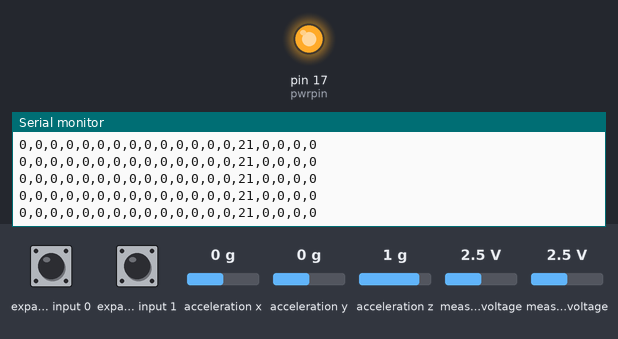
The sketch below on a simulated Arduino Uno, built with avr-gcc and run on an emulated ATmega328P. Shown: output pins drawn as LEDs (lit = HIGH), the last lines printed to the serial monitor. Wiring (inferred from the names in the program): Wii Nunchuk at I2C address 0x52. The test bench sets the inputs (shaded band); at power-on: acceleration x 0 g, measured voltage 2.5 V, acceleration z 1 g, expander input 0 HIGH, expander input 1 HIGH, acceleration y 0 g.

Above: at 1.3 s.
1.4 s: acceleration x set to -1.4 g
At 2.0 s:
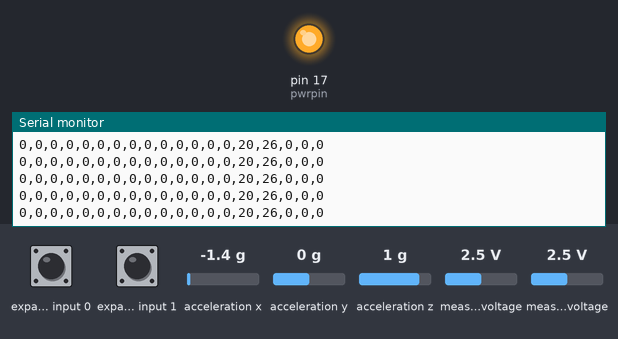
4.4 s: measured voltage (sensor 200) set to 0.1 V
At 5.3 s:
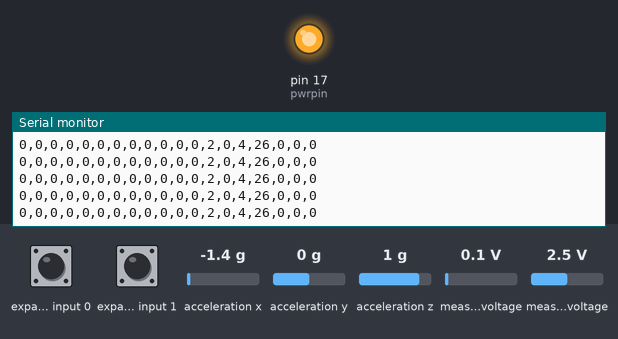
7.4 s: measured voltage (sensor 201) set to 1.2 V
At 8.5 s:
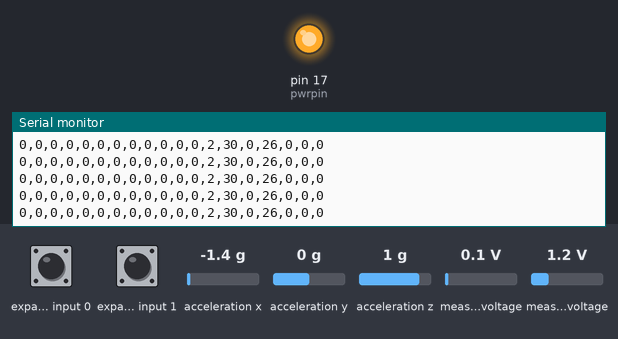
10.4 s: acceleration x set to 0 g
At 10.9 s:
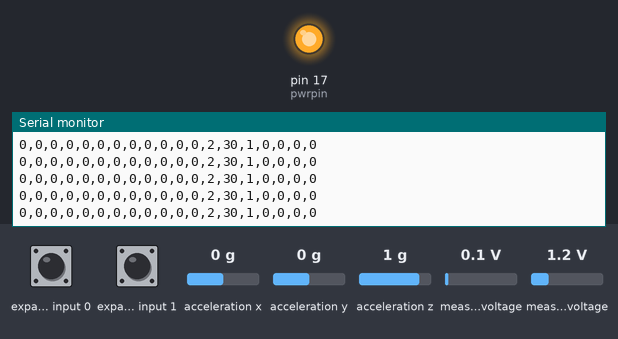
13.4 s: acceleration z set to 0 g
16.4 s: measured voltage (sensor 200) set to 1.2 V
At 17.1 s:
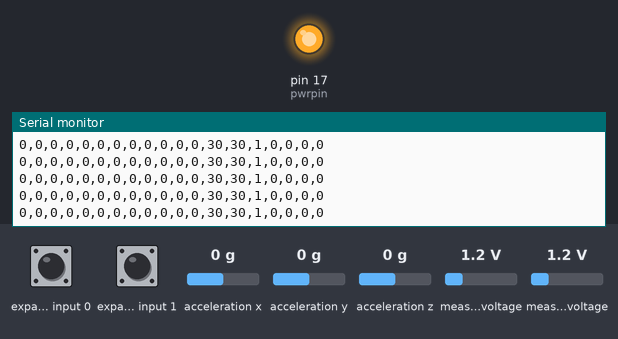

Measured:
- after the input at 1.4 s, the serial monitor: prints a new line at once (image 1)
- after the input at 4.4 s, the serial monitor: prints a new line at once (image 2)
- after the input at 7.4 s, the serial monitor: prints a new line at once (image 3)
- after the input at 10.4 s, the serial monitor: prints a new line at once (image 4)
- after the input at 16.4 s, the serial monitor: prints a new line at once (image 5)

The sketch:

WiiClassic.ino
```cpp
/*
WiiClassic Test Code

This code prints the current controller status to the serial port.
Button pressed calls poll whether the button was pressed since the last update call.
as a result, it will just briefly print the last button pressed once.

Tim Hirzel May 2008

2009/10/4 Modified Micono Utilities. (http://micono.cocolog-nifty.com)

*/


#include "Wire.h"
#include "WiiClassic.h"

WiiClassic wiiClassy = WiiClassic();
int loop_cnt=0;

void setup() {
  Wire.begin();
  Serial.begin(19200);
  nunchuck_setpowerpins();
  wiiClassy.begin();
  wiiClassy.update();
}

void loop() {
  if( loop_cnt > 20 ) { // every 20 msecs get new data
    loop_cnt = 0;

    //delay(100); // 1ms is enough to not overload the wii Classic, 100ms seems to ease the serial terminal a little
    wiiClassy.update();

    //leftShoulder
    Serial.print((byte)wiiClassy.leftShoulderPressed(),DEC);
    Serial.print(",");
    //rightShoulder
    Serial.print((byte)wiiClassy.rightShoulderPressed(),DEC);
    Serial.print(",");

    //lzPressed
    Serial.print((byte)wiiClassy.lzPressed(),DEC);
    Serial.print(",");
    //rzPressed
    Serial.print((byte)wiiClassy.rzPressed(),DEC);
    Serial.print(",");

    //leftDPressed
    Serial.print((byte)wiiClassy.leftDPressed(),DEC);
    Serial.print(",");
    //rightDPressed
    Serial.print((byte)wiiClassy.rightDPressed(),DEC);
    Serial.print(",");
    //upDPressed
    Serial.print((byte)wiiClassy.upDPressed(),DEC);
    Serial.print(",");
    //downDPressed
    Serial.print((byte)wiiClassy.downDPressed(),DEC);
    Serial.print(",");

    //xPressed
    Serial.print((byte)wiiClassy.xPressed(),DEC);
    Serial.print(",");
    //yPressed
    Serial.print((byte)wiiClassy.yPressed(),DEC);
    Serial.print(",");
    //aPressed
    Serial.print((byte)wiiClassy.aPressed(),DEC);
    Serial.print(",");
    //bPressedssed
    Serial.print((byte)wiiClassy.bPressed(),DEC);
    Serial.print(",");

    //leftStickXY
    Serial.print(wiiClassy.leftStickX(),DEC);
    Serial.print(",");
    Serial.print(wiiClassy.leftStickY(),DEC);
    Serial.print(",");

    //rightStickXY
    Serial.print(wiiClassy.rightStickX(),DEC);
    Serial.print(",");
    Serial.print(wiiClassy.rightStickY(),DEC);
    Serial.print(",");

    //selectPressed
    Serial.print((byte)wiiClassy.selectPressed(),DEC);
    Serial.print(",");
    //homePressed
    Serial.print((byte)wiiClassy.homePressed(),DEC);
    Serial.print(",");
    //startPressed
    Serial.println((byte)wiiClassy.startPressed(),DEC);
    //Serial.print(",");

  }
  loop_cnt++;
  delay(1);

}
```

WiiClassic.h
```cpp
/*
 * Wii Classic -- Use a Wii Classic Controller
 * by Tim Hirzel http://www.growdown.com
 *
 *
 * This code owes thanks to the code by these authors:
 * Tod E. Kurt, http://todbot.com/blog/
 *
 * The Wii Nunchuck reading code is taken from Windmeadow Labs
 * http://www.windmeadow.com/node/42
 *
 * and the reference document on the wii linux site:
 * http://www.wiili.org/index.php/Wiimote/Extension_Controllers/Classic_Controller
 *
 * 2009/10/04 Modified Micono Utilities.(http://micono.cocolog-nifty.com)
 *
 */

#include <Arduino.h>


#ifndef WiiClassic_h
#define WiiClassic_h

// Uses port C (analog in) pins as power & ground for Nunchuck
static void nunchuck_setpowerpins()
{
#define pwrpin PORTC3
#define gndpin PORTC2
    DDRC |= _BV(pwrpin) | _BV(gndpin);
    PORTC &=~ _BV(gndpin);
    PORTC |=  _BV(pwrpin);
    delay(100);  // wait for things to stabilize
}

class WiiClassic {
    private:
        byte cnt;
        uint8_t status[4];		// array to store wiichuck output
        byte averageCounter;
        //int accelArray[3][AVERAGE_N];  // X,Y,Z

        uint8_t buttons[2];
        uint8_t lastButtons[2];


    public:

        void begin()
        {
            Wire.begin();
            cnt = 0;
            averageCounter = 0;
            Wire.beginTransmission (0x52);	// transmit to device 0x52
            Wire.write (0x40);		// sends memory address
            Wire.write (byte(0x00));		// sends memory address
            Wire.endTransmission ();	// stop transmitting
            lastButtons[0] = 0xff;
            lastButtons[1] = 0xff;
            buttons[0] = 0xff;
            buttons[1] = 0xff;

            update();

        }


        void update() {

            Wire.requestFrom (0x52, 6);	// request data from nunchuck
            while (Wire.available ()) {
                // receive byte as an integer
                if (cnt < 4) {
                    status[cnt] = _nunchuk_decode_byte (Wire.read()); //_nunchuk_decode_byte ()
                } else {
                    lastButtons[cnt-4] = buttons[cnt-4];
                    buttons[cnt-4] =_nunchuk_decode_byte (Wire.read());
                }
                cnt++;
            }
            if (cnt > 5) {
                _send_zero(); // send the request for next bytes
                cnt = 0;
            }
        }

        byte * getRawStatus() {
            return status;
        }

        byte * getRawButtons() {
            return buttons;
        }

        boolean leftShoulderPressed() {
            return _PressedRowBit(0,5);
        }

        boolean rightShoulderPressed() {
            return _PressedRowBit(0,1);
        }

        boolean lzPressed() {
            return _PressedRowBit(1,7);
        }

        boolean rzPressed() {
            return _PressedRowBit(1,2);
        }

        boolean leftDPressed() {
            return _PressedRowBit(1,1);
        }

        boolean rightDPressed() {
            return _PressedRowBit(0,7);
        }

        boolean upDPressed() {
            return _PressedRowBit(1,0);
        }

        boolean downDPressed() {
            return _PressedRowBit(0,6);
        }

        boolean selectPressed() {
            return _PressedRowBit(0,4);
        }

        boolean homePressed() {
            return _PressedRowBit(0,3);
        }

        boolean startPressed() {
            return _PressedRowBit(0,2);
        }

        boolean xPressed() {
            return _PressedRowBit(1,3);
        }

        boolean yPressed() {
            return _PressedRowBit(1,5);
        }

        boolean aPressed() {
            return _PressedRowBit(1,4);
        }

        boolean bPressed() {
            return _PressedRowBit(1,6);
        }

        int rightShouldPressure() {
            return status[3] & 0x1f; //rightmost 5 bits
        }

        int leftShouldPressure() {
            return ((status[2] & 0x60) >> 2) + ((status[3] & 0xe0) >> 5); //rightmost 5 bits
        }

        int leftStickX() {
            return  ( (status[0] & 0x3f) >> 1); //Modified
        }

        int leftStickY() {
            return  ((status[1] & 0x3f)) >> 1; //Modified
        }

        int rightStickX() {
            return (((status[0] & 0xc0) >> 3) + ((status[1] & 0xc0) >> 5) +  ((status[2] & 0x80) >> 7));

        }

        int rightStickY() {
            return (status[2] & 0x1f);
        }


    private:
        boolean _PressedRowBit(byte row, byte bit) {
            byte mask = (1 << bit);
            return (!(buttons[row] & mask )) && (lastButtons[row] & mask);
        }


        byte _nunchuk_decode_byte (byte x)
        {
            x = (x ^ 0x17) + 0x17;
            return x;
        }

        void _send_zero()
        {
            Wire.beginTransmission (0x52);	// transmit to device 0x52
            Wire.write (byte(0x00));		// sends one byte
            Wire.endTransmission ();	// stop transmitting
        }

};


#endif
```
